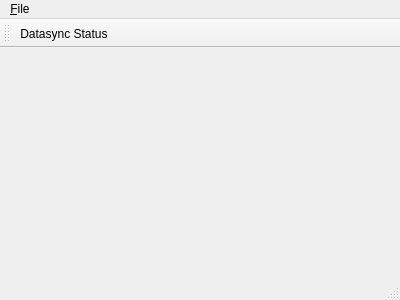
<?xml version="1.0" encoding="UTF-8"?>
<ui version="4.0">
 <class>MainWindow</class>
 <widget class="QMainWindow" name="MainWindow">
  <property name="geometry">
   <rect>
    <x>0</x>
    <y>0</y>
    <width>400</width>
    <height>300</height>
   </rect>
  </property>
  <widget class="QWidget" name="centralWidget"/>
  <widget class="QMenuBar" name="menuBar">
   <property name="geometry">
    <rect>
     <x>0</x>
     <y>0</y>
     <width>400</width>
     <height>23</height>
    </rect>
   </property>
   <widget class="QMenu" name="menu_File">
    <property name="title">
     <string>&amp;File</string>
    </property>
    <addaction name="actionDatasync_Status"/>
   </widget>
   <addaction name="menu_File"/>
  </widget>
  <widget class="QStatusBar" name="statusBar"/>
  <widget class="QToolBar" name="mainToolBar">
   <attribute name="toolBarArea">
    <enum>TopToolBarArea</enum>
   </attribute>
   <attribute name="toolBarBreak">
    <bool>false</bool>
   </attribute>
   <addaction name="actionDatasync_Status"/>
  </widget>
  <action name="actionDatasync_Status">
   <property name="text">
    <string>Datasync Status</string>
   </property>
   <property name="shortcut">
    <string>Ctrl+D</string>
   </property>
  </action>
 </widget>
 <layoutdefault spacing="6" margin="11"/>
 <resources/>
 <connections/>
</ui>
